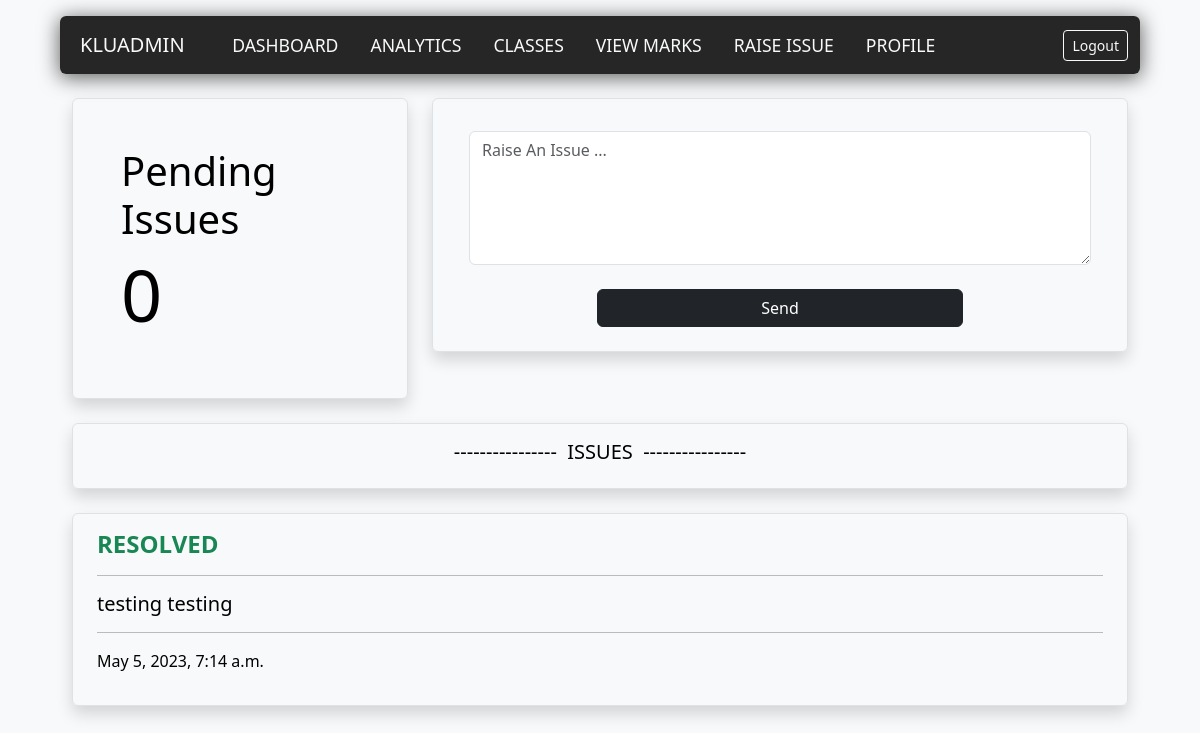
The page /raise-issue (signed in) on the database as committed earlier.
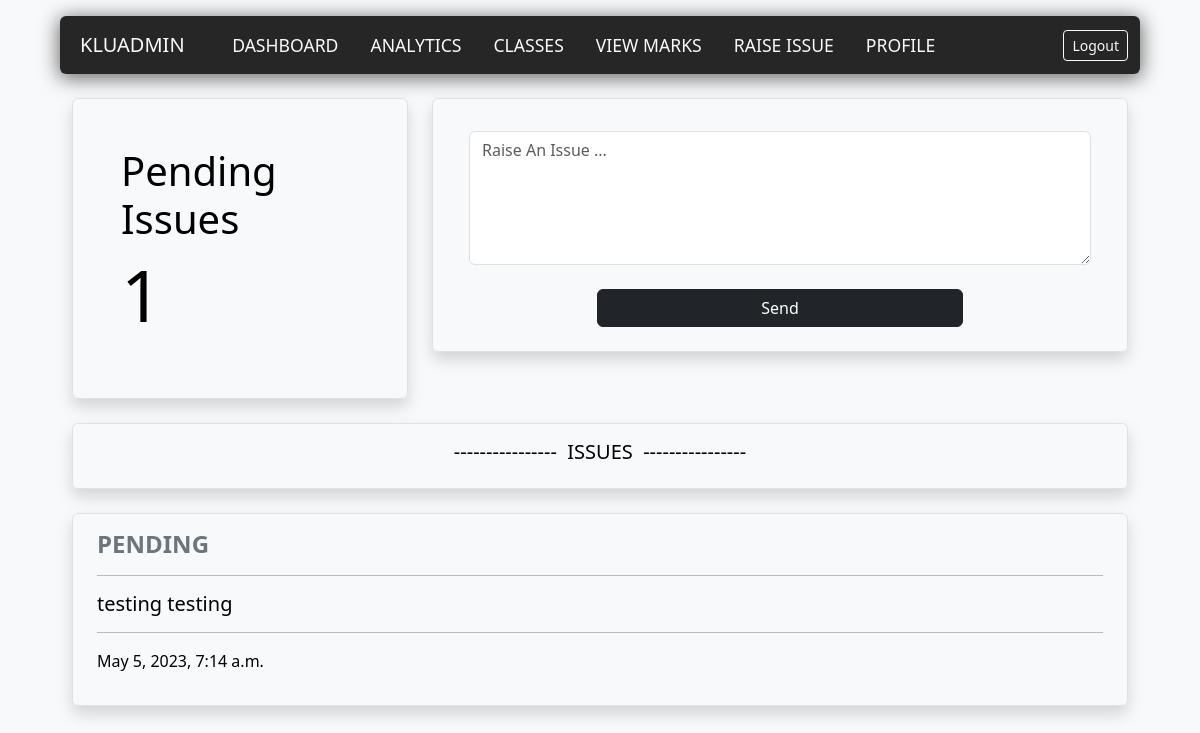
The same page on the database as committed later.
### dashboard/models.py (models this page shows)
class Issue(models.Model):
    admin_username = models.fields.CharField(max_length=50)
    student_id = models.fields.CharField(max_length=50)
    issue = models.fields.TextField(max_length=1000)
    time = models.DateTimeField(default=now)
    status = models.fields.TextField(default="pending")

### dashboard/views.py (the view)
# urls.py: path('raise-issue',dashboardviews.student_raise_issue,name="raise-issue"),
def student_raise_issue(request):
    if request.session.has_key('user') and request.session['user'] == 'student':
        if request.method == 'POST':
            studentDetails = Student.objects.filter(Q(username=request.session['username']))
            studentDetails = studentDetails[0]
            try:
                if request.session['username'] == "gueststudent":
                    raise Exception("!Modification Of Guest Account Is Not Supported")
                issue = Issue()
                issue.admin_username = studentDetails.admin_username
                issue.student_id = studentDetails.student_id
                issue.issue = request.POST['issue']
                issue.status = "pending"
                issue.time = datetime.now()
                issue.save()
                issueList = Issue.objects.filter(Q(admin_username=studentDetails.admin_username) & Q(student_id=studentDetails.student_id)).order_by('-time')
                pendingIssues = issueList.filter(Q(status="pending")).count()
                return render(request,'dashboard/student-raise-issue.html',{'uni_name':request.session['uni_name'],'issueList':issueList,'pendingIssues':pendingIssues,'success':'Issue Raised Successfully'})
            except Exception as e:
                error = "Something Went Wrong"
                e = str(e)
                if e[0] =='!':
                    error = e[1:]
                issueList = Issue.objects.filter(Q(admin_username=studentDetails.admin_username) & Q(student_id=studentDetails.student_id)).order_by('-time')
                pendingIssues = issueList.filter(Q(status="pending")).count()
                return render(request,'dashboard/student-raise-issue.html',{'uni_name':request.session['uni_name'],'issueList':issueList,'pendingIssues':pendingIssues,'error':error})
        else:
            studentDetails = Student.objects.filter(Q(username=request.session['username']))
            studentDetails = studentDetails[0]
            issueList = Issue.objects.filter(Q(admin_username=studentDetails.admin_username) & Q(student_id=studentDetails.student_id)).order_by('-time')
            pendingIssues = issueList.filter(Q(status="pending")).count()
            return render(request,'dashboard/student-raise-issue.html',{'uni_name':request.session['uni_name'],'issueList':issueList,'pendingIssues':pendingIssues})
    else:
        return redirect('login')

### dashboard/templates/dashboard/student-raise-issue.html (shortened to what this page needs)
{%extends "dash_base.html"%}
{%block content%}
<div class=" navbox container rounded mt-3">
    <nav class="navbar navbar-expand-lg row">
      <div class="container-fluid">
        <a class="navbar-brand text-light col text-uppercase display-5 p-2" href="">{{uni_name}}</a>
        <div class="collapse navbar-collapse" id="navbarNavDropdown">
          <ul class="navbar-nav col">
            <li class="nav-item px-2">
              <a class="nav-link text-light text-uppercase"  href="/dashboard">Dashboard</a>
            </li>
            <li class="nav-item px-2">
              <a class="nav-link text-light text-uppercase" href="{% url 'student-analytics' %}">Analytics</a>
            </li>
            <li class="nav-item px-2">
              <a class="nav-link text-light text-uppercase" href="{% url 'student-classes' %}">Classes</a>
            </li>
            <li class="nav-item px-2">
              <a class="nav-link text-light text-uppercase" href="{% url 'student-viewmarks' %}">View Marks</a>
            </li>
            <li class="nav-item px-2">
                <a class="nav-link text-light text-uppercase" href="{% url 'raise-issue' %}">Raise Issue</a>
              </li>
            <li class="nav-item px-2">
              <a class="nav-link text-light text-uppercase" href="{% url 'student-profile' %}">Profile</a>
            </li>
          </ul>
          <a class="btn btn-outline-light btn-sm " href="{%url 'logout'%}">
            Logout
          </a>
        </div>
      </div>
    </nav>
    </div>
<form action = "" method = "POST">
<div class="container mt-4">
  <div class="row ">
    <div class="col-4">
     <div class="p-5 border rounded shadow">
      <div class=" row ">
        <h1 class="col display-6">Pending Issues</h1>
      </div>
      <div class="row mb-1">
        <h1 class=" col display-2">{{pendingIssues}}</h1>
      </div>
     </div>
    </div>
    <div class="col">
      <div class="px-5 border rounded shadow ">
        <div class="row mt-4 ">
          <textarea class="form-control mt-2 " id="textArea" rows="5" placeholder="Raise An Issue ..." name = "issue"></textarea>
        </div>
        <div class="mt-2 mb-2 col-8 offset-2 d-grid text-center">
            <button class="btn btn btn-dark m-3" type="submit">Send</button>
        </div>
      </div>
    </div>
  </div>
</div>
</form>
{% if issueList %}
<div class="container mt-4 mb-3">
    <div class="border rounded shadow px-4 py-3">
      <h5 class="text-center fw-light  text-uppercase"> ----------------&nbsp; Issues &nbsp;----------------</h5>
    </div>
  </div>
{%for issue in issueList%}
<div class="container mt-4 mb-3">
  <div class="border rounded shadow px-4 py-3">
    {%if issue.status == 'pending'%}
    <h4 class="text-left text-secondary fw-bold"> PENDING</h4>
    {%elif issue.status == 'resolved'%}
    <h4 class="text-left text-success fw-bold"> RESOLVED</h4>
    {%elif issue.status == 'dismissed'%}
    <h4 class="text-left text-danger fw-bold"> DISMISSED</h4>
    {%endif%}
    <hr />
    <h5 class="text-left "> {{issue.issue}}</h5>
    <hr />
    <p class="fw-light">{{issue.time}}</p>
  </div>
</div>
{%endfor%}
{% else %}
<div class="container mt-4 mb-3">
  <div class="border rounded shadow px-4 py-3">
    <h5 class="text-center fw-light  text-uppercase"> No Issues Raised</h5>
  </div>
</div>
{%endif%}
{%endblock%}

Rows that differ between the two databases and show on the page:
changed Issue "testing testing": status "RESOLVED" → "PENDING"
Other text that changed with them:
{{ pendingIssues }}: "0" → "1"
